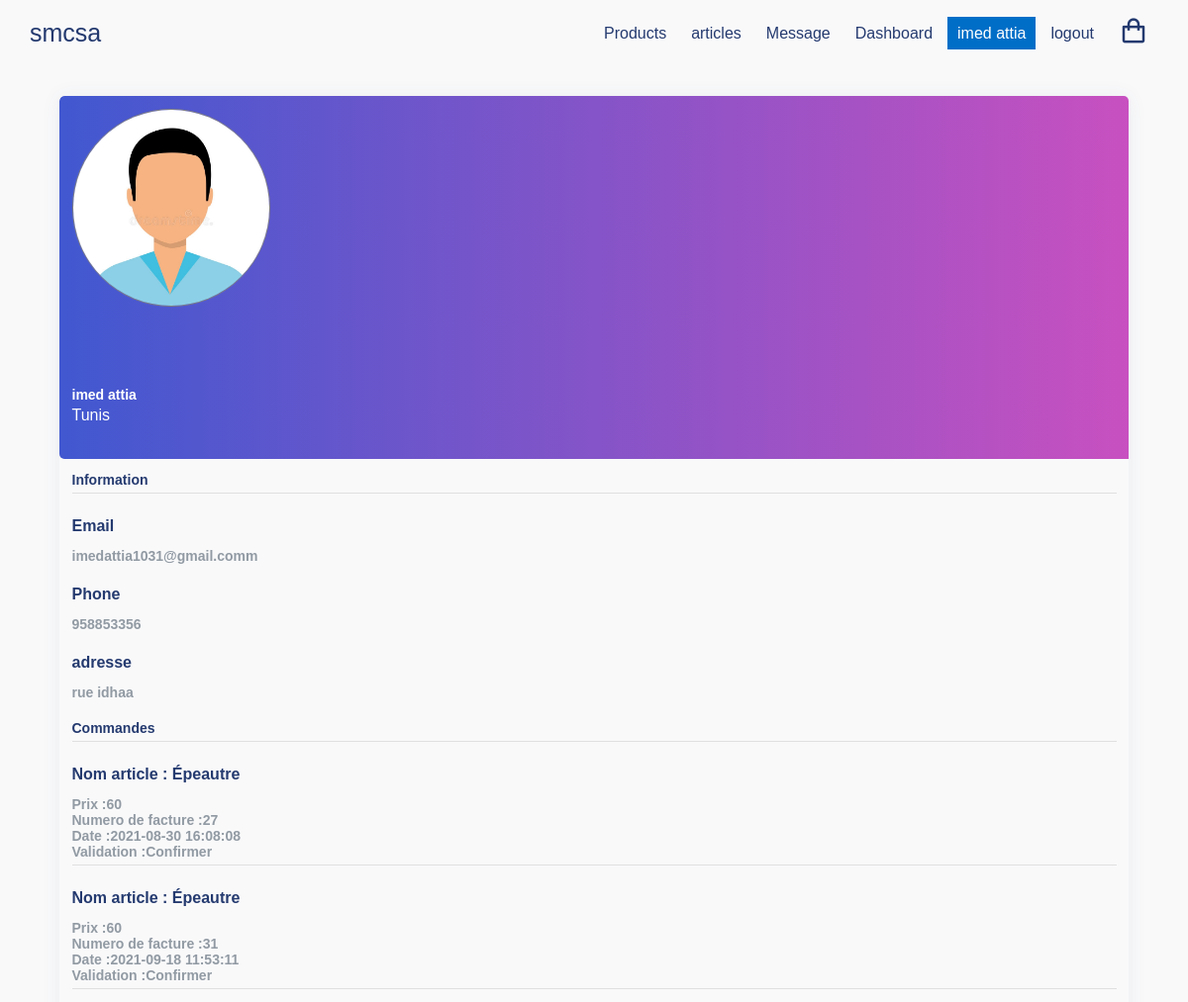
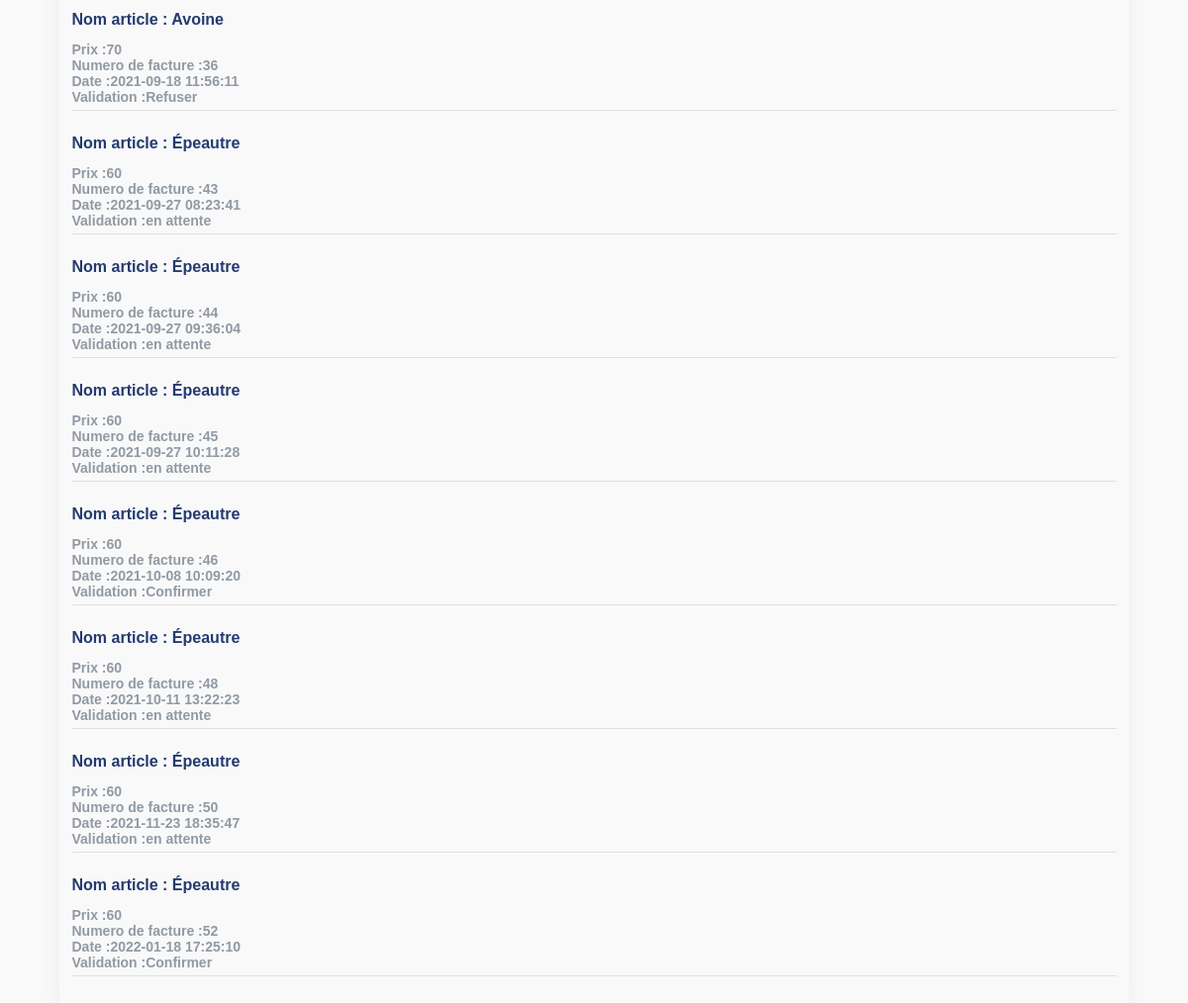
Screenshot of /user/profile/profile.php (signed in) with the database file from the repository (2 pictures, top to bottom).
### tables this page shows
CREATE TABLE `users` (
  `id` bigint(20) NOT NULL,
  `user_id` bigint(20) NOT NULL,
  `user_name` varchar(100) NOT NULL,
  `user_lastname` varchar(100) NOT NULL,
  `phone` varchar(100) NOT NULL,
  `email` varchar(100) NOT NULL,
  `password` varchar(100) NOT NULL,
  `adresse` varchar(100) NOT NULL,
  `region` varchar(100) NOT NULL,
  `date` timestamp NOT NULL DEFAULT current_timestamp() ON UPDATE current_timestamp(),
  `admin_user` varchar(5) NOT NULL
);

CREATE TABLE `commande` (
  `id` int(100) NOT NULL,
  `idUser` int(100) NOT NULL,
  `idArticle` int(11) NOT NULL,
  `Validate` int(3) NOT NULL,
  `date` timestamp NOT NULL DEFAULT current_timestamp() ON UPDATE current_timestamp()
);

CREATE TABLE `article` (
  `id` int(11) NOT NULL,
  `name` varchar(50) NOT NULL,
  `code_article` varchar(100) NOT NULL,
  `libelle_article` varchar(100) NOT NULL,
  `prix_achat` int(50) NOT NULL,
  `prix_vente` int(50) NOT NULL,
  `stock` varchar(50) NOT NULL,
  `date` date NOT NULL
);

### programme/functions.php (called while the page is built)
<?php
function check_login($con)
{
	if(isset($_SESSION['user_id']))
	{
		$id = $_SESSION['user_id'];
		$query = "select * from users where user_id = '$id' limit 1";
		$result = mysqli_query($con,$query);
		if($result && mysqli_num_rows($result) > 0)
		{
			$user_data = mysqli_fetch_assoc($result);
			return $user_data;
		}
	}else{
		return false;
	}
	die;
}

### user/profile/profile.php (the view, shortened to what this page needs)
<?php
	include("../../programme/connection.php");
	include("../../programme/functions.php");
	$user_data = check_login($con);
    $display ='none' ;
    if ($user_data['admin_user']=='admin'){
     $display ='block' ;
    }
?>
<!DOCTYPE html>
<html lang="en">
<head>
<link rel="stylesheet" href="https://cdn.jsdelivr.net/npm/boxicons@latest/css/boxicons.min.css" />
    <link rel="stylesheet" href="../css/nav.css">
    <link rel="stylesheet" href="style.css">
    <link rel="stylesheet" href="photo.css">
</head>
<body>
 <nav class="nav">
        <div class="navigation container">
            <div class="logo">
                <h1>smcsa</h1>
            </div>
            <div class="menu">
                <ul class="nav-list">
                    <li class="nav-item">
                        <a href="../article\liste des produit\Product.php" class="nav-link">Products</a>
                    </li>
                    <li class="nav-item" style="display : <?php echo $display ?>">
                        <a href="../../admin\article\article_dashboard.php" class="nav-link" >articles</a>
                    </li>
                    <li class="nav-item" style="display : <?php echo $display ?>">
                        <a href="../../admin\message\message.php" class="nav-link" >Message</a>
                    </li>
                    <li class="nav-item" style="display : <?php echo $display ?>">
                        <a href="../../admin\dashboard\dashboard.php" class="nav-link" >Dashboard</a>
                    </li>
                    <li class="nav-item">
                        <a href="#" class="nav-link dropbtn  active"><?php echo $user_data['user_lastname'] . " " . $user_data['user_name'] ; ?></a>
                    </li>
					<li class="nav-item">
					<a href="../login/logout.php" class="nav-link">logout</a>
                    </li>
                    <li class="nav-item">
                        <a href="../article/shop/cart.php" class="nav-link icon"><i class="bx bx-shopping-bag"></i></a>
                    </li>
                </ul>
            </div>
        </div>
    </nav>
<div class="page-content page-container" id="page-content">
    <div class="padding">
        <div class="row container d-flex justify-content-center">
            <div class="col-xl-6 col-md-12">
                <div class="card user-card-full">
                    <div class="row m-l-0 m-r-0">
                        <div class="col-sm-4 bg-c-lite-green user-profile">
                            <div class="card-block text-center text-white">
                                <form action="upload.php" method="post" enctype="multipart/form-data">
                                <div class="m-b-25 profile-pic-div">
                                    <img   src="image.jpg" class="img-radius" alt="User-Profile-Image" id="photo">
                                </div>
                                </form><br><br>
                                <h6 class="f-w-600" style="color:white"><?php echo $user_data['user_lastname'] . " " . $user_data['user_name'] ; ?></h6>
                                <p style="color:white"><?php echo $user_data['region'] ?></p> <i class=" mdi mdi-square-edit-outline feather icon-edit m-t-10 f-16"></i>
                            </div>
                        </div>
                        <div class="col-sm-8">
                            <div class="card-block">
                                <h6 class="m-b-20 p-b-5 b-b-default f-w-600">Information</h6>
                                <div class="row">
                                    <div class="col-sm-6">
                                        <p class="m-b-10 f-w-600">Email</p>
                                        <h6 class="text-muted f-w-400"><?php echo $user_data['email'] ?></h6>
                                        <br>
                                    </div>
                                    <div class="col-sm-6">
                                        <p class="m-b-10 f-w-600">Phone</p>
                                        <h6 class="text-muted f-w-400"><?php echo $user_data['phone'] ?></h6>
                                        <br>
                                    </div>
                                    <div class="col-sm-6">
                                        <p class="m-b-10 f-w-600">adresse</p>
                                        <h6 class="text-muted f-w-400"><?php echo $user_data['adresse'] ?></h6>
                                    </div>
                                </div>
                                <h6 class="m-b-20 m-t-40 p-b-5 b-b-default f-w-600">Commandes</h6>
                                <div class="row">
                                    <div class="col-sm-6">
                                        <?php
                                        	$sql = "SELECT * FROM Commande WHERE idUser= '" . $user_data['id'] . "' ";
                                            $result = $con->query($sql);
                                            if ($result->num_rows > 0) {
                                                while($row = $result->fetch_assoc()) {
                                                    if($row['Validate']== '0'){
                                                        $valid = 'Refuser';
                                                    }else if($row['Validate']== '1'){
                                                        $valid = 'Confirmer';
                                                    }else if($row['Validate']== '2'){
                                                        $valid = 'en attente';
                                                    }
                                                    $sqls = "SELECT name,prix_achat FROM article WHERE id= '" .  $row['idArticle'] . "' ";
                                                    $results = $con->query($sqls);
                                                    while($rows = $results->fetch_assoc()) {
                                                        $prix = $rows["prix_achat"];
                                                        $name = $rows["name"];
                                                    }
                                                    echo '
                                                    <p class="m-b-10 f-w-600"> Nom article : ' . $name . '</p>
                                                    <h6 class="text-muted f-w-400"> Prix :' . $prix . '</h6>
                                                    <h6 class="text-muted f-w-400"> Numero de facture :' . $row["id"] . '</h6>
                                                    <h6 class="text-muted f-w-400"> Date :' . $row["date"] . '</h6>
                                                    <h6 class="text-muted f-w-400"> Validation :' . $valid . '</h6>
                                                    <h6 class="m-b-20 p-b-5 b-b-default f-w-600"></h6>
                                                    ';
                                                }
                                            }
                                            else
                                            {
                                            echo ' <p class="m-b-10 f-w-600">0 Commande</p>
                                            ';
                                            }
                                        ?>
                                    </div>
                                </div>
                            </div>
                        </div>
                    </div>
                </div>
            </div>
        </div>
    </div>
</div>
<br><br><br><br><br><br><br><br>
<br><br><br><br><br><br><br>
</body>
</html>

### user/css/nav.css (style rules this page uses)
:root { --white: #fff; --black: #222; --pink: #f60091; --grey: #444; --grey2: #959595; --grey-alt: #d1e2e9; --yellow: #ffd800; --green: #59b210; }
a.active { background-color: #006ec7; color: white; }
*, *::before, *::after { margin: 0; padding: 0; box-sizing: inherit; }
html { scroll-behavior: smooth; box-sizing: border-box; font-size: 62.5%; }
body { font-family: "Poppins", sans-serif; font-size: 1.6rem; font-weight: 400; background-color: #fff; color: #243a6f; position: relative; z-index: 1; }
h1, h2, h3, h4 { font-weight: 500; }
a { color: inherit; text-decoration: none; }
img { max-width: 100%; }
li { list-style: none; }
.container { max-width: 120rem; margin: 0 auto; }
@media only screen and (max-width: 1200px) { .container { padding: 0 3rem; } }
.nav { padding: 1.6rem 0; }
.navigation { display: flex; align-items: center; justify-content: space-between; }
.logo h1 { font-size: 2.5rem; }
.nav-list { display: flex; align-items: center; }
.nav-item:not(:last-child) { margin-right: 0.5rem; }
.nav-link:link, .nav-link:visited { padding: 0.8rem 1rem; transition: all 300ms ease-in-out; }
.nav-link.icon { font-size: 3rem; }

### user/profile/style.css (style rules this page uses)
body { background-color: #f9f9fa }
.padding { padding: 3rem !important }
.user-card-full { overflow: hidden }
.card { border-radius: 5px; -webkit-box-shadow: 0 1px 20px 0 rgba(69, 90, 100, 0.08); box-shadow: 0 1px 20px 0 rgba(69, 90, 100, 0.08); border: none; margin-bottom: 30px }
.m-r-0 { margin-right: 0px }
.m-l-0 { margin-left: 0px }
.user-card-full .user-profile { border-radius: 5px 0 0 5px }
.bg-c-lite-green { background: -webkit-gradient(linear, left top, right top, from(#4158d0), to( #c850c0)); background: linear-gradient(to right,#4158d0, #c850c0) }
.user-profile { padding: 20px 0 }
.card-block { padding: 1.25rem }
.m-b-25 { margin-bottom: 25px }
.img-radius { border-radius: 5px }
h6 { font-size: 14px }
.card .card-block p { line-height: 25px }
.b-b-default { border-bottom: 1px solid #e0e0e0 }
.m-b-20 { margin-bottom: 20px }
.p-b-5 { padding-bottom: 5px !important }
.m-b-10 { margin-bottom: 10px }
.text-muted { color: #919aa3 !important }
.f-w-600 { font-weight: 600 }
.m-t-40 { margin-top: 20px }

### user/profile/photo.css (style rules this page uses)
.profile-pic-div { height: 200px; width: 200px; transform: translate(0%,-10%); border-radius: 50%; overflow: hidden; border: 1px solid grey; }
#photo { height: 100%; width: 100%; }

### rows the page displays
users: user_lastname "imed", user_name "attia", region "Tunis", email "imedattia1031@gmail.comm", phone "958853356", adresse "rue idhaa"
commande: idArticle.name "Épeautre", idArticle.prix_achat "60", id "27", date "2021-08-30 16:08:08", Validate "Confirmer"
commande: idArticle.name "Épeautre", idArticle.prix_achat "60", id "31", date "2021-09-18 11:53:11", Validate "Confirmer"
commande: idArticle.name "Avoine", idArticle.prix_achat "70", id "36", date "2021-09-18 11:56:11", Validate "Refuser"
commande: idArticle.name "Épeautre", idArticle.prix_achat "60", id "43", date "2021-09-27 08:23:41", Validate "en attente"
commande: idArticle.name "Épeautre", idArticle.prix_achat "60", id "44", date "2021-09-27 09:36:04", Validate "en attente"
commande: idArticle.name "Épeautre", idArticle.prix_achat "60", id "45", date "2021-09-27 10:11:28", Validate "en attente"
commande: idArticle.name "Épeautre", idArticle.prix_achat "60", id "46", date "2021-10-08 10:09:20", Validate "Confirmer"
commande: idArticle.name "Épeautre", idArticle.prix_achat "60", id "48", date "2021-10-11 13:22:23", Validate "en attente"
commande: idArticle.name "Épeautre", idArticle.prix_achat "60", id "50", date "2021-11-23 18:35:47", Validate "en attente"
commande: idArticle.name "Épeautre", idArticle.prix_achat "60", id "52", date "2022-01-18 17:25:10", Validate "Confirmer"
